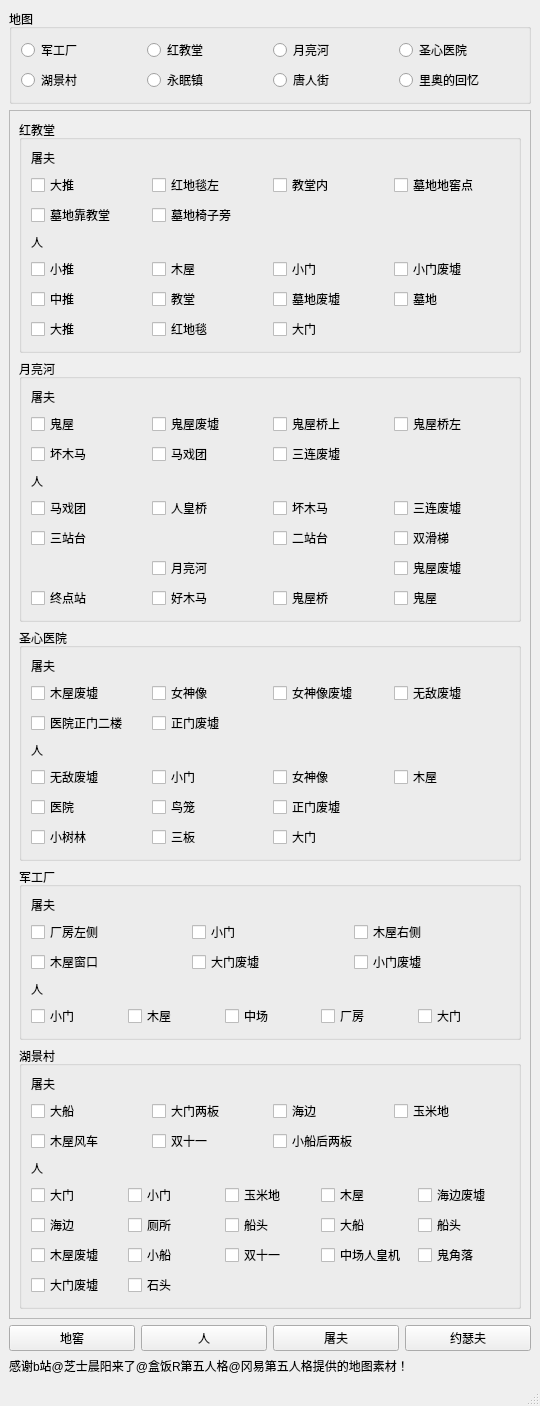
<?xml version="1.0" encoding="UTF-8"?>
<ui version="4.0">
 <class>MainWindow</class>
 <widget class="QMainWindow" name="MainWindow">
  <property name="geometry">
   <rect>
    <x>0</x>
    <y>0</y>
    <width>540</width>
    <height>1109</height>
   </rect>
  </property>
  <property name="sizePolicy">
   <sizepolicy hsizetype="Preferred" vsizetype="Preferred">
    <horstretch>0</horstretch>
    <verstretch>1</verstretch>
   </sizepolicy>
  </property>
  <property name="windowTitle">
   <string>Funes beta v1.1©Ez</string>
  </property>
  <widget class="QWidget" name="centralwidget">
   <property name="sizePolicy">
    <sizepolicy hsizetype="Preferred" vsizetype="Minimum">
     <horstretch>0</horstretch>
     <verstretch>0</verstretch>
    </sizepolicy>
   </property>
   <layout class="QVBoxLayout" name="verticalLayout">
    <item>
     <widget class="QGroupBox" name="maps">
      <property name="sizePolicy">
       <sizepolicy hsizetype="Preferred" vsizetype="Minimum">
        <horstretch>0</horstretch>
        <verstretch>0</verstretch>
       </sizepolicy>
      </property>
      <property name="title">
       <string>地图</string>
      </property>
      <layout class="QGridLayout" name="gridLayout_6">
       <item row="0" column="0">
        <widget class="QRadioButton" name="military_factory">
         <property name="text">
          <string>军工厂</string>
         </property>
        </widget>
       </item>
       <item row="0" column="1">
        <widget class="QRadioButton" name="red_church">
         <property name="text">
          <string>红教堂</string>
         </property>
        </widget>
       </item>
       <item row="0" column="2">
        <widget class="QRadioButton" name="moon_river">
         <property name="text">
          <string>月亮河</string>
         </property>
        </widget>
       </item>
       <item row="0" column="3">
        <widget class="QRadioButton" name="hospital">
         <property name="text">
          <string>圣心医院</string>
         </property>
        </widget>
       </item>
       <item row="1" column="0">
        <widget class="QRadioButton" name="village">
         <property name="text">
          <string>湖景村</string>
         </property>
        </widget>
       </item>
       <item row="1" column="1">
        <widget class="QRadioButton" name="town">
         <property name="text">
          <string>永眠镇</string>
         </property>
        </widget>
       </item>
       <item row="1" column="2">
        <widget class="QRadioButton" name="chinese_street">
         <property name="text">
          <string>唐人街</string>
         </property>
        </widget>
       </item>
       <item row="1" column="3">
        <widget class="QRadioButton" name="rio_memory">
         <property name="text">
          <string>里奥的回忆</string>
         </property>
        </widget>
       </item>
      </layout>
     </widget>
    </item>
    <item>
     <widget class="QFrame" name="frame">
      <property name="sizePolicy">
       <sizepolicy hsizetype="Preferred" vsizetype="Preferred">
        <horstretch>0</horstretch>
        <verstretch>1</verstretch>
       </sizepolicy>
      </property>
      <property name="frameShape">
       <enum>QFrame::StyledPanel</enum>
      </property>
      <property name="frameShadow">
       <enum>QFrame::Raised</enum>
      </property>
      <layout class="QVBoxLayout" name="verticalLayout_7">
       <item>
        <widget class="QGroupBox" name="red_church_2">
         <property name="title">
          <string>红教堂</string>
         </property>
         <layout class="QVBoxLayout" name="verticalLayout_6">
          <item>
           <widget class="QLabel" name="label_11">
            <property name="text">
             <string>屠夫</string>
            </property>
           </widget>
          </item>
          <item>
           <layout class="QGridLayout" name="red_church_2_killer">
            <item row="0" column="1">
             <widget class="QCheckBox" name="checkBox_81">
              <property name="text">
               <string>红地毯左</string>
              </property>
             </widget>
            </item>
            <item row="1" column="0">
             <widget class="QCheckBox" name="checkBox_84">
              <property name="sizePolicy">
               <sizepolicy hsizetype="Minimum" vsizetype="Fixed">
                <horstretch>0</horstretch>
                <verstretch>0</verstretch>
               </sizepolicy>
              </property>
              <property name="text">
               <string>墓地靠教堂</string>
              </property>
             </widget>
            </item>
            <item row="0" column="4">
             <widget class="QCheckBox" name="checkBox_86">
              <property name="text">
               <string>教堂内</string>
              </property>
             </widget>
            </item>
            <item row="0" column="0">
             <widget class="QCheckBox" name="checkBox_88">
              <property name="text">
               <string>大推</string>
              </property>
             </widget>
            </item>
            <item row="1" column="1">
             <widget class="QCheckBox" name="checkBox_95">
              <property name="text">
               <string>墓地椅子旁</string>
              </property>
             </widget>
            </item>
            <item row="0" column="5">
             <widget class="QCheckBox" name="checkBox_96">
              <property name="text">
               <string>墓地地窖点</string>
              </property>
             </widget>
            </item>
           </layout>
          </item>
          <item>
           <widget class="QLabel" name="label_12">
            <property name="text">
             <string>人</string>
            </property>
           </widget>
          </item>
          <item>
           <layout class="QGridLayout" name="red_church_2_human">
            <item row="1" column="4">
             <widget class="QCheckBox" name="checkBox_98">
              <property name="text">
               <string>墓地废墟</string>
              </property>
             </widget>
            </item>
            <item row="0" column="0">
             <widget class="QCheckBox" name="checkBox_99">
              <property name="text">
               <string>小推</string>
              </property>
             </widget>
            </item>
            <item row="2" column="4">
             <widget class="QCheckBox" name="checkBox_100">
              <property name="text">
               <string>大门</string>
              </property>
             </widget>
            </item>
            <item row="2" column="0">
             <widget class="QCheckBox" name="checkBox_101">
              <property name="sizePolicy">
               <sizepolicy hsizetype="Minimum" vsizetype="Fixed">
                <horstretch>0</horstretch>
                <verstretch>0</verstretch>
               </sizepolicy>
              </property>
              <property name="text">
               <string>大推</string>
              </property>
             </widget>
            </item>
            <item row="0" column="5">
             <widget class="QCheckBox" name="checkBox_102">
              <property name="sizePolicy">
               <sizepolicy hsizetype="Minimum" vsizetype="Fixed">
                <horstretch>0</horstretch>
                <verstretch>0</verstretch>
               </sizepolicy>
              </property>
              <property name="text">
               <string>小门废墟</string>
              </property>
             </widget>
            </item>
            <item row="1" column="1">
             <widget class="QCheckBox" name="checkBox_103">
              <property name="text">
               <string>教堂</string>
              </property>
             </widget>
            </item>
            <item row="0" column="4">
             <widget class="QCheckBox" name="checkBox_104">
              <property name="text">
               <string>小门</string>
              </property>
             </widget>
            </item>
            <item row="2" column="1">
             <widget class="QCheckBox" name="checkBox_105">
              <property name="text">
               <string>红地毯</string>
              </property>
             </widget>
            </item>
            <item row="1" column="5">
             <widget class="QCheckBox" name="checkBox_106">
              <property name="text">
               <string>墓地</string>
              </property>
             </widget>
            </item>
            <item row="0" column="1">
             <widget class="QCheckBox" name="checkBox_107">
              <property name="text">
               <string>木屋</string>
              </property>
             </widget>
            </item>
            <item row="1" column="0">
             <widget class="QCheckBox" name="checkBox_108">
              <property name="sizePolicy">
               <sizepolicy hsizetype="Minimum" vsizetype="Fixed">
                <horstretch>0</horstretch>
                <verstretch>0</verstretch>
               </sizepolicy>
              </property>
              <property name="text">
               <string>中推</string>
              </property>
             </widget>
            </item>
           </layout>
          </item>
         </layout>
        </widget>
       </item>
       <item>
        <widget class="QGroupBox" name="moon_river_2">
         <property name="title">
          <string>月亮河</string>
         </property>
         <layout class="QVBoxLayout" name="verticalLayout_5">
          <item>
           <widget class="QLabel" name="label_13">
            <property name="text">
             <string>屠夫</string>
            </property>
           </widget>
          </item>
          <item>
           <layout class="QGridLayout" name="moon_river_2_killer">
            <item row="0" column="1">
             <widget class="QCheckBox" name="checkBox_109">
              <property name="text">
               <string>鬼屋废墟</string>
              </property>
             </widget>
            </item>
            <item row="1" column="0">
             <widget class="QCheckBox" name="checkBox_110">
              <property name="sizePolicy">
               <sizepolicy hsizetype="Minimum" vsizetype="Fixed">
                <horstretch>0</horstretch>
                <verstretch>0</verstretch>
               </sizepolicy>
              </property>
              <property name="text">
               <string>坏木马</string>
              </property>
             </widget>
            </item>
            <item row="0" column="4">
             <widget class="QCheckBox" name="checkBox_111">
              <property name="text">
               <string>鬼屋桥上</string>
              </property>
             </widget>
            </item>
            <item row="0" column="0">
             <widget class="QCheckBox" name="checkBox_112">
              <property name="text">
               <string>鬼屋</string>
              </property>
             </widget>
            </item>
            <item row="1" column="1">
             <widget class="QCheckBox" name="checkBox_113">
              <property name="text">
               <string>马戏团</string>
              </property>
             </widget>
            </item>
            <item row="0" column="5">
             <widget class="QCheckBox" name="checkBox_114">
              <property name="text">
               <string>鬼屋桥左</string>
              </property>
             </widget>
            </item>
            <item row="1" column="4">
             <widget class="QCheckBox" name="checkBox_126">
              <property name="text">
               <string>三连废墟</string>
              </property>
             </widget>
            </item>
           </layout>
          </item>
          <item>
           <widget class="QLabel" name="label_14">
            <property name="text">
             <string>人</string>
            </property>
           </widget>
          </item>
          <item>
           <layout class="QGridLayout" name="moon_river_2_human">
            <item row="0" column="0">
             <widget class="QCheckBox" name="checkBox_116">
              <property name="text">
               <string>马戏团</string>
              </property>
             </widget>
            </item>
            <item row="1" column="0">
             <widget class="QCheckBox" name="checkBox_125">
              <property name="sizePolicy">
               <sizepolicy hsizetype="Minimum" vsizetype="Fixed">
                <horstretch>0</horstretch>
                <verstretch>0</verstretch>
               </sizepolicy>
              </property>
              <property name="text">
               <string>三站台</string>
              </property>
             </widget>
            </item>
            <item row="3" column="0">
             <widget class="QCheckBox" name="checkBox_129">
              <property name="text">
               <string>终点站</string>
              </property>
             </widget>
            </item>
            <item row="2" column="1">
             <widget class="QCheckBox" name="checkBox_132">
              <property name="text">
               <string>月亮河</string>
              </property>
             </widget>
            </item>
            <item row="0" column="5">
             <widget class="QCheckBox" name="checkBox_118">
              <property name="sizePolicy">
               <sizepolicy hsizetype="Minimum" vsizetype="Fixed">
                <horstretch>0</horstretch>
                <verstretch>0</verstretch>
               </sizepolicy>
              </property>
              <property name="text">
               <string>三连废墟</string>
              </property>
             </widget>
            </item>
            <item row="0" column="1">
             <widget class="QCheckBox" name="checkBox_124">
              <property name="text">
               <string>人皇桥</string>
              </property>
             </widget>
            </item>
            <item row="0" column="4">
             <widget class="QCheckBox" name="checkBox_121">
              <property name="text">
               <string>坏木马</string>
              </property>
             </widget>
            </item>
            <item row="1" column="4">
             <widget class="QCheckBox" name="checkBox_123">
              <property name="text">
               <string>二站台</string>
              </property>
             </widget>
            </item>
            <item row="3" column="5">
             <widget class="QCheckBox" name="checkBox_131">
              <property name="text">
               <string>鬼屋</string>
              </property>
             </widget>
            </item>
            <item row="3" column="4">
             <widget class="QCheckBox" name="checkBox_130">
              <property name="text">
               <string>鬼屋桥</string>
              </property>
             </widget>
            </item>
            <item row="3" column="1">
             <widget class="QCheckBox" name="checkBox_117">
              <property name="text">
               <string>好木马</string>
              </property>
             </widget>
            </item>
            <item row="1" column="5">
             <widget class="QCheckBox" name="checkBox_122">
              <property name="text">
               <string>双滑梯</string>
              </property>
             </widget>
            </item>
            <item row="2" column="5">
             <widget class="QCheckBox" name="checkBox_128">
              <property name="text">
               <string>鬼屋废墟</string>
              </property>
             </widget>
            </item>
           </layout>
          </item>
         </layout>
        </widget>
       </item>
       <item>
        <widget class="QGroupBox" name="hospital_2">
         <property name="title">
          <string>圣心医院</string>
         </property>
         <layout class="QVBoxLayout" name="verticalLayout_4">
          <item>
           <widget class="QLabel" name="label_9">
            <property name="text">
             <string>屠夫</string>
            </property>
           </widget>
          </item>
          <item>
           <layout class="QGridLayout" name="hospital_2_killer">
            <item row="0" column="1">
             <widget class="QCheckBox" name="checkBox_75">
              <property name="text">
               <string>女神像</string>
              </property>
             </widget>
            </item>
            <item row="1" column="0">
             <widget class="QCheckBox" name="checkBox_76">
              <property name="sizePolicy">
               <sizepolicy hsizetype="Minimum" vsizetype="Fixed">
                <horstretch>0</horstretch>
                <verstretch>0</verstretch>
               </sizepolicy>
              </property>
              <property name="text">
               <string>医院正门二楼</string>
              </property>
             </widget>
            </item>
            <item row="0" column="4">
             <widget class="QCheckBox" name="checkBox_77">
              <property name="text">
               <string>女神像废墟</string>
              </property>
             </widget>
            </item>
            <item row="0" column="0">
             <widget class="QCheckBox" name="checkBox_78">
              <property name="text">
               <string>木屋废墟</string>
              </property>
             </widget>
            </item>
            <item row="1" column="1">
             <widget class="QCheckBox" name="checkBox_79">
              <property name="text">
               <string>正门废墟</string>
              </property>
             </widget>
            </item>
            <item row="0" column="5">
             <widget class="QCheckBox" name="checkBox_80">
              <property name="text">
               <string>无敌废墟</string>
              </property>
             </widget>
            </item>
           </layout>
          </item>
          <item>
           <widget class="QLabel" name="label_10">
            <property name="text">
             <string>人</string>
            </property>
           </widget>
          </item>
          <item>
           <layout class="QGridLayout" name="hospital_2_human">
            <item row="0" column="0">
             <widget class="QCheckBox" name="checkBox_92">
              <property name="text">
               <string>无敌废墟</string>
              </property>
             </widget>
            </item>
            <item row="0" column="5">
             <widget class="QCheckBox" name="checkBox_83">
              <property name="sizePolicy">
               <sizepolicy hsizetype="Minimum" vsizetype="Fixed">
                <horstretch>0</horstretch>
                <verstretch>0</verstretch>
               </sizepolicy>
              </property>
              <property name="text">
               <string>木屋</string>
              </property>
             </widget>
            </item>
            <item row="0" column="4">
             <widget class="QCheckBox" name="checkBox_87">
              <property name="text">
               <string>女神像</string>
              </property>
             </widget>
            </item>
            <item row="0" column="1">
             <widget class="QCheckBox" name="checkBox_85">
              <property name="text">
               <string>小门</string>
              </property>
             </widget>
            </item>
            <item row="2" column="4">
             <widget class="QCheckBox" name="checkBox_89">
              <property name="text">
               <string>大门</string>
              </property>
             </widget>
            </item>
            <item row="1" column="0">
             <widget class="QCheckBox" name="checkBox_82">
              <property name="text">
               <string>医院</string>
              </property>
             </widget>
            </item>
            <item row="1" column="1">
             <widget class="QCheckBox" name="checkBox">
              <property name="text">
               <string>鸟笼</string>
              </property>
             </widget>
            </item>
            <item row="1" column="4">
             <widget class="QCheckBox" name="checkBox_93">
              <property name="text">
               <string>正门废墟</string>
              </property>
             </widget>
            </item>
            <item row="2" column="0">
             <widget class="QCheckBox" name="checkBox_127">
              <property name="text">
               <string>小树林</string>
              </property>
             </widget>
            </item>
            <item row="2" column="1">
             <widget class="QCheckBox" name="checkBox_90">
              <property name="sizePolicy">
               <sizepolicy hsizetype="Minimum" vsizetype="Fixed">
                <horstretch>0</horstretch>
                <verstretch>0</verstretch>
               </sizepolicy>
              </property>
              <property name="text">
               <string>三板</string>
              </property>
             </widget>
            </item>
           </layout>
          </item>
         </layout>
        </widget>
       </item>
       <item>
        <widget class="QGroupBox" name="military_factory_2">
         <property name="title">
          <string>军工厂</string>
         </property>
         <layout class="QVBoxLayout" name="verticalLayout_3">
          <item>
           <widget class="QLabel" name="label">
            <property name="text">
             <string>屠夫</string>
            </property>
           </widget>
          </item>
          <item>
           <layout class="QGridLayout" name="military_factory_2_killer">
            <item row="0" column="1">
             <widget class="QCheckBox" name="mft2">
              <property name="text">
               <string>小门</string>
              </property>
             </widget>
            </item>
            <item row="0" column="4">
             <widget class="QCheckBox" name="mft3">
              <property name="text">
               <string>木屋右侧</string>
              </property>
             </widget>
            </item>
            <item row="0" column="0">
             <widget class="QCheckBox" name="mft1">
              <property name="text">
               <string>厂房左侧</string>
              </property>
             </widget>
            </item>
            <item row="1" column="0">
             <widget class="QCheckBox" name="mft4">
              <property name="sizePolicy">
               <sizepolicy hsizetype="Minimum" vsizetype="Fixed">
                <horstretch>0</horstretch>
                <verstretch>0</verstretch>
               </sizepolicy>
              </property>
              <property name="text">
               <string>木屋窗口</string>
              </property>
             </widget>
            </item>
            <item row="1" column="1">
             <widget class="QCheckBox" name="mft5">
              <property name="text">
               <string>大门废墟</string>
              </property>
             </widget>
            </item>
            <item row="1" column="4">
             <widget class="QCheckBox" name="mft6">
              <property name="text">
               <string>小门废墟</string>
              </property>
             </widget>
            </item>
           </layout>
          </item>
          <item>
           <widget class="QLabel" name="label_2">
            <property name="text">
             <string>人</string>
            </property>
           </widget>
          </item>
          <item>
           <layout class="QGridLayout" name="military_factory_2_human">
            <item row="0" column="0">
             <widget class="QCheckBox" name="mfr4">
              <property name="text">
               <string>小门</string>
              </property>
             </widget>
            </item>
            <item row="0" column="1">
             <widget class="QCheckBox" name="mfr1">
              <property name="text">
               <string>木屋</string>
              </property>
             </widget>
            </item>
            <item row="0" column="2">
             <widget class="QCheckBox" name="mfr2">
              <property name="text">
               <string>中场</string>
              </property>
             </widget>
            </item>
            <item row="0" column="3">
             <widget class="QCheckBox" name="mfr3">
              <property name="text">
               <string>厂房</string>
              </property>
             </widget>
            </item>
            <item row="0" column="4">
             <widget class="QCheckBox" name="mfr5">
              <property name="text">
               <string>大门</string>
              </property>
             </widget>
            </item>
           </layout>
          </item>
         </layout>
        </widget>
       </item>
       <item>
        <widget class="QGroupBox" name="village_2">
         <property name="title">
          <string>湖景村</string>
         </property>
         <layout class="QVBoxLayout" name="verticalLayout_2">
          <item>
           <widget class="QLabel" name="label_7">
            <property name="text">
             <string>屠夫</string>
            </property>
           </widget>
          </item>
          <item>
           <layout class="QGridLayout" name="village_2_killer">
            <item row="1" column="4">
             <widget class="QCheckBox" name="vt7">
              <property name="text">
               <string>小船后两板</string>
              </property>
             </widget>
            </item>
            <item row="0" column="1">
             <widget class="QCheckBox" name="vt2">
              <property name="text">
               <string>大门两板</string>
              </property>
             </widget>
            </item>
            <item row="1" column="0">
             <widget class="QCheckBox" name="vt4">
              <property name="sizePolicy">
               <sizepolicy hsizetype="Minimum" vsizetype="Fixed">
                <horstretch>0</horstretch>
                <verstretch>0</verstretch>
               </sizepolicy>
              </property>
              <property name="text">
               <string>木屋风车</string>
              </property>
             </widget>
            </item>
            <item row="0" column="4">
             <widget class="QCheckBox" name="vt3">
              <property name="text">
               <string>海边</string>
              </property>
             </widget>
            </item>
            <item row="0" column="0">
             <widget class="QCheckBox" name="vt1">
              <property name="text">
               <string>大船</string>
              </property>
             </widget>
            </item>
            <item row="1" column="1">
             <widget class="QCheckBox" name="vt6">
              <property name="text">
               <string>双十一</string>
              </property>
             </widget>
            </item>
            <item row="0" column="5">
             <widget class="QCheckBox" name="vt5">
              <property name="text">
               <string>玉米地</string>
              </property>
             </widget>
            </item>
           </layout>
          </item>
          <item>
           <widget class="QLabel" name="label_8">
            <property name="text">
             <string>人</string>
            </property>
           </widget>
          </item>
          <item>
           <layout class="QGridLayout" name="village_2_human">
            <item row="2" column="5">
             <widget class="QCheckBox" name="checkBox_69">
              <property name="text">
               <string>中场人皇机</string>
              </property>
             </widget>
            </item>
            <item row="1" column="1">
             <widget class="QCheckBox" name="checkBox_60">
              <property name="text">
               <string>厕所</string>
              </property>
             </widget>
            </item>
            <item row="0" column="5">
             <widget class="QCheckBox" name="checkBox_62">
              <property name="sizePolicy">
               <sizepolicy hsizetype="Minimum" vsizetype="Fixed">
                <horstretch>0</horstretch>
                <verstretch>0</verstretch>
               </sizepolicy>
              </property>
              <property name="text">
               <string>木屋</string>
              </property>
             </widget>
            </item>
            <item row="3" column="0">
             <widget class="QCheckBox" name="checkBox_71">
              <property name="sizePolicy">
               <sizepolicy hsizetype="Minimum" vsizetype="Fixed">
                <horstretch>0</horstretch>
                <verstretch>0</verstretch>
               </sizepolicy>
              </property>
              <property name="text">
               <string>大门废墟</string>
              </property>
             </widget>
            </item>
            <item row="0" column="1">
             <widget class="QCheckBox" name="vr2">
              <property name="text">
               <string>小门</string>
              </property>
             </widget>
            </item>
            <item row="3" column="1">
             <widget class="QCheckBox" name="checkBox_72">
              <property name="sizePolicy">
               <sizepolicy hsizetype="Minimum" vsizetype="Fixed">
                <horstretch>0</horstretch>
                <verstretch>0</verstretch>
               </sizepolicy>
              </property>
              <property name="text">
               <string>石头</string>
              </property>
             </widget>
            </item>
            <item row="0" column="4">
             <widget class="QCheckBox" name="vr3">
              <property name="text">
               <string>玉米地</string>
              </property>
             </widget>
            </item>
            <item row="0" column="6">
             <widget class="QCheckBox" name="checkBox_63">
              <property name="text">
               <string>海边废墟</string>
              </property>
             </widget>
            </item>
            <item row="2" column="4">
             <widget class="QCheckBox" name="checkBox_68">
              <property name="text">
               <string>双十一</string>
              </property>
             </widget>
            </item>
            <item row="2" column="0">
             <widget class="QCheckBox" name="checkBox_66">
              <property name="sizePolicy">
               <sizepolicy hsizetype="Minimum" vsizetype="Fixed">
                <horstretch>0</horstretch>
                <verstretch>0</verstretch>
               </sizepolicy>
              </property>
              <property name="text">
               <string>木屋废墟</string>
              </property>
             </widget>
            </item>
            <item row="2" column="1">
             <widget class="QCheckBox" name="checkBox_67">
              <property name="text">
               <string>小船</string>
              </property>
             </widget>
            </item>
            <item row="0" column="0">
             <widget class="QCheckBox" name="checkBox_58">
              <property name="text">
               <string>大门</string>
              </property>
             </widget>
            </item>
            <item row="1" column="4">
             <widget class="QCheckBox" name="checkBox_61">
              <property name="text">
               <string>船头</string>
              </property>
             </widget>
            </item>
            <item row="1" column="5">
             <widget class="QCheckBox" name="checkBox_64">
              <property name="text">
               <string>大船</string>
              </property>
             </widget>
            </item>
            <item row="1" column="6">
             <widget class="QCheckBox" name="checkBox_65">
              <property name="text">
               <string>船头</string>
              </property>
             </widget>
            </item>
            <item row="2" column="6">
             <widget class="QCheckBox" name="checkBox_70">
              <property name="text">
               <string>鬼角落</string>
              </property>
             </widget>
            </item>
            <item row="1" column="0">
             <widget class="QCheckBox" name="checkBox_59">
              <property name="sizePolicy">
               <sizepolicy hsizetype="Minimum" vsizetype="Fixed">
                <horstretch>0</horstretch>
                <verstretch>0</verstretch>
               </sizepolicy>
              </property>
              <property name="text">
               <string>海边</string>
              </property>
             </widget>
            </item>
           </layout>
          </item>
         </layout>
        </widget>
       </item>
      </layout>
     </widget>
    </item>
    <item>
     <layout class="QHBoxLayout" name="horizontalLayout">
      <item>
       <widget class="QPushButton" name="cellar">
        <property name="text">
         <string>地窖</string>
        </property>
       </widget>
      </item>
      <item>
       <widget class="QPushButton" name="human">
        <property name="text">
         <string>人</string>
        </property>
       </widget>
      </item>
      <item>
       <widget class="QPushButton" name="ysf_2">
        <property name="text">
         <string>屠夫</string>
        </property>
       </widget>
      </item>
      <item>
       <widget class="QPushButton" name="ysf">
        <property name="text">
         <string>约瑟夫</string>
        </property>
       </widget>
      </item>
     </layout>
    </item>
    <item>
     <widget class="QLabel" name="label_3">
      <property name="text">
       <string>感谢b站@芝士晨阳来了@盒饭R第五人格@冈易第五人格提供的地图素材！</string>
      </property>
     </widget>
    </item>
   </layout>
  </widget>
  <widget class="QMenuBar" name="menubar">
   <property name="geometry">
    <rect>
     <x>0</x>
     <y>0</y>
     <width>540</width>
     <height>22</height>
    </rect>
   </property>
  </widget>
  <widget class="QStatusBar" name="statusbar"/>
 </widget>
 <resources/>
 <connections>
  <connection>
   <sender>village</sender>
   <signal>toggled(bool)</signal>
   <receiver>village_2</receiver>
   <slot>setVisible(bool)</slot>
   <hints>
    <hint type="sourcelabel">
     <x>74</x>
     <y>90</y>
    </hint>
    <hint type="destinationlabel">
     <x>88</x>
     <y>267</y>
    </hint>
   </hints>
  </connection>
  <connection>
   <sender>military_factory</sender>
   <signal>toggled(bool)</signal>
   <receiver>military_factory_2</receiver>
   <slot>setVisible(bool)</slot>
   <hints>
    <hint type="sourcelabel">
     <x>74</x>
     <y>68</y>
    </hint>
    <hint type="destinationlabel">
     <x>36</x>
     <y>174</y>
    </hint>
   </hints>
  </connection>
  <connection>
   <sender>red_church</sender>
   <signal>toggled(bool)</signal>
   <receiver>red_church_2</receiver>
   <slot>setVisible(bool)</slot>
   <hints>
    <hint type="sourcelabel">
     <x>175</x>
     <y>63</y>
    </hint>
    <hint type="destinationlabel">
     <x>202</x>
     <y>651</y>
    </hint>
   </hints>
  </connection>
  <connection>
   <sender>moon_river</sender>
   <signal>toggled(bool)</signal>
   <receiver>moon_river_2</receiver>
   <slot>setVisible(bool)</slot>
   <hints>
    <hint type="sourcelabel">
     <x>273</x>
     <y>62</y>
    </hint>
    <hint type="destinationlabel">
     <x>180</x>
     <y>860</y>
    </hint>
   </hints>
  </connection>
  <connection>
   <sender>hospital</sender>
   <signal>toggled(bool)</signal>
   <receiver>hospital_2</receiver>
   <slot>setVisible(bool)</slot>
   <hints>
    <hint type="sourcelabel">
     <x>370</x>
     <y>58</y>
    </hint>
    <hint type="destinationlabel">
     <x>314</x>
     <y>505</y>
    </hint>
   </hints>
  </connection>
 </connections>
</ui>
